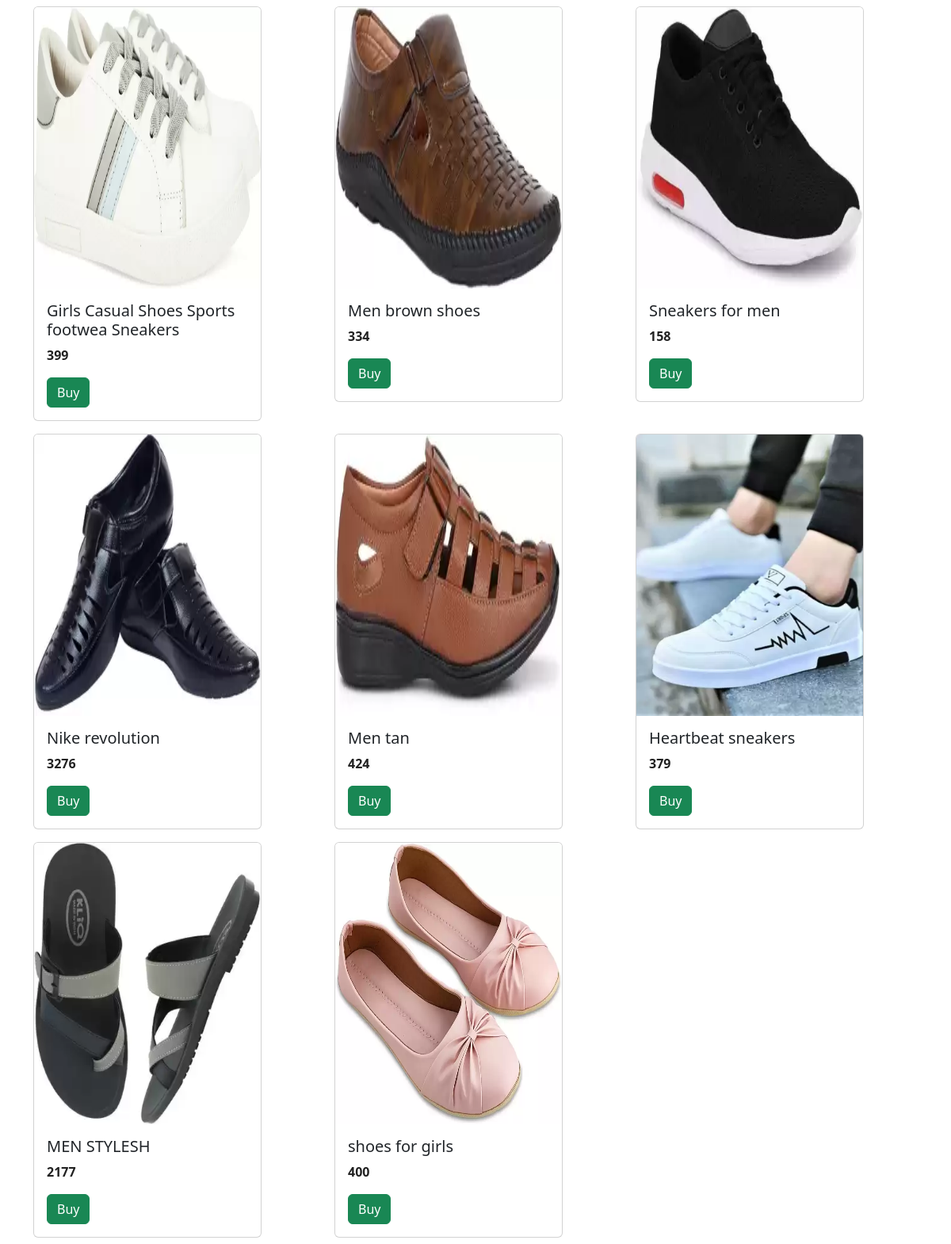
The page /content_home/footwear/ on the database its author committed.
### content/models.py (models this page shows)
class footwear_mo(models.Model):
    name = models.CharField(max_length=50)
    category = models.CharField(max_length=150)
    disc = models.CharField(max_length=150)
    price = models.IntegerField()
    product_image = models.ImageField(null=True)

### content/views.py (the view)
# urls.py: path('footwear/', views.shoo, name='footwear'),
def shoo(request):
    data = footwear_mo.objects.all()
    return render(request, 'footwear/footwear1.html', {'data':data})

### content/templates/footwear/footwear1.html (shortened to what this page needs)
<!doctype html>
{% load static %}
<html lang="en">
  <head>
    <link href="https://cdn.jsdelivr.net/npm/bootstrap@5.2.0-beta1/dist/css/bootstrap.min.css" rel="stylesheet">
  </head>
  <body>
    <div class="container">
      {% if data %}
      <div class="row">
        {% for item in data %}
        <div class="col-sm-4 my-2">
          <div class="card" style="width:18rem;">
            {% if item.product_image %}
            <img class="card-img-top" style="height: 355px; width:255pzx;" src="{{item.product_image.url}}" alt="loading">
            {% endif %}
            <div class="card-body">
              <h5>{{item.name}}</h5>
              <p style="font-size: 16px;
              font-weight: 600;
              color: #212121;">{{item.price}}</p>
              <a class="btn btn-success" href="https://www.flipkart.com/d-sneakerz-casual-partywear-sneakers-shoes-men-s-boys-white-color-men/p/itmf3xujnyvhbeqh?pid=SHOFFT35TZJFPTA4&lid=LSTSHOFFT35TZJFPTA4GQXUMX&marketplace=FLIPKART&q=footwea&store=osp&srno=s_1_33&otracker=AS_Query_HistoryAutoSuggest_2_0&otracker1=AS_Query_HistoryAutoSuggest_2_0&fm=organic&iid=8effba03-bbf9-4778-a58e-b0b68ec939dd.SHOFFT35TZJFPTA4.SEARCH&ppt=hp&ppn=homepage&ssid=eihy8b7po00000001654410189622&qH=19c488189ff04fcc">Buy</a>
            </div>
          </div>
        </div>
        {% endfor %}
      </div>
      {% endif %}
    </div>
  </body>
</html>

### rows shown on the page
footwear_mo: product_image (picture), name "Girls Casual Shoes Sports footwea Sneakers", price "399"
footwear_mo: product_image (picture), name "Men brown shoes", price "334"
footwear_mo: product_image (picture), name "Sneakers for men", price "158"
footwear_mo: product_image (picture), name "Nike revolution", price "3276"
footwear_mo: product_image (picture), name "Men tan", price "424"
footwear_mo: product_image (picture), name "Heartbeat sneakers", price "379"
footwear_mo: product_image (picture), name "MEN STYLESH", price "2177"
footwear_mo: product_image (picture), name "shoes for girls", price "400"
